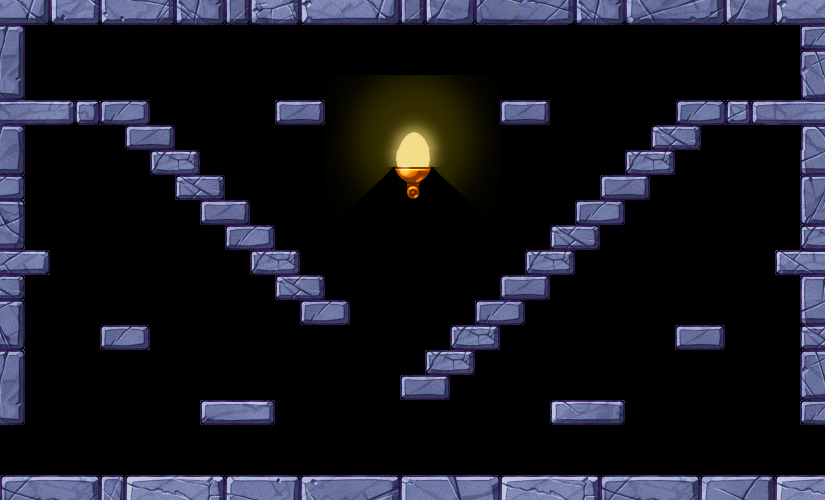

Rendered tile map (Tiled .tmx) drawn with the repository's tilesets; below, a short description and the full map source, tile grids included:
An orthogonal 33x20 tile map with 25x25 px tiles, 1 tile layer (Tile Layer 1) and 10 objects (6x Gem, PlayerStart, Door, EnemyL22, EnemyR01).

<map version="1.10" tiledversion="1.10.2" orientation="orthogonal" renderorder="right-down" width="33" height="20" tilewidth="25" tileheight="25" infinite="0" nextlayerid="3" nextobjectid="13">
 <properties>
  <property name="Background" value="bg_castle" />
  <property name="Background Offset Y" type="int" value="0" />
  <property name="biome" value="castle" />
 </properties>
 <tileset firstgid="1" source="castle.tsx" />
 <layer id="1" name="Tile Layer 1" width="33" height="20">
  <data encoding="csv">
247,248,249,250,251,252,253,254,255,256,257,258,601,602,603,604,605,606,607,608,609,16,17,18,19,20,21,22,23,24,259,260,261,
286,287,288,289,290,291,292,293,294,295,296,297,640,641,642,643,644,645,646,647,648,55,56,57,58,59,60,61,62,63,298,299,300,
325,326,327,328,329,330,331,332,333,334,335,336,0,0,0,0,0,0,0,0,0,0,0,0,0,0,0,0,0,0,337,338,339,
1534,1535,1536,1537,1538,1539,1540,1541,0,1180,1181,1182,1186,1187,1188,1189,1190,1191,1192,1193,1182,1054,0,0,1198,1199,1200,1201,1202,1203,1204,1205,1206,
1573,1574,1575,1576,1577,1578,1579,1580,0,1219,1220,1221,1225,1226,1227,1228,1229,1230,1231,1232,1221,1093,1216,0,1237,1238,1239,1240,1241,1242,1243,1244,1245,
1612,1613,1614,1615,1616,1617,1618,1619,0,1258,1259,1260,1264,1265,1266,1267,1268,1269,1270,1271,1260,1132,1255,0,1276,1277,1278,1279,1280,1281,1282,1283,1284,
1783,1784,1785,1786,1787,1788,1789,1790,1791,1792,1793,0,1873,1874,1875,1876,1877,1878,1879,1880,1881,1882,1883,1884,1885,1886,1887,1888,1889,1890,1891,1892,1893,
1822,1823,1824,1825,1826,1827,1828,1829,1830,1831,1832,0,1912,1913,1914,1915,1916,1917,1918,1919,1920,1921,1922,1923,1924,1925,1926,1927,1928,1929,1930,1931,1932,
1861,1862,1863,1864,1865,1866,1867,1868,1869,1870,1871,0,1951,1952,1953,1954,1955,1956,1957,1958,1959,1960,1961,1962,1963,1964,1965,1966,1967,1968,1969,1970,1971,
1909,1910,1911,0,0,0,1786,1787,1788,2122,2123,2124,2113,2114,0,0,0,0,2458,2459,2460,2461,2462,2463,1888,1889,0,0,0,0,2464,2465,2466,
1948,1949,1950,0,0,0,0,0,0,2161,2162,2163,2152,2153,0,0,0,0,2497,2498,2499,2500,2501,2502,1927,1928,0,0,0,0,2503,2504,2505,
1987,1988,1989,0,0,0,0,0,0,2200,2201,2202,2191,2192,0,0,0,0,2536,2537,2538,2539,2540,2541,0,0,0,0,0,0,2542,2543,2544,
2959,2960,0,0,0,1059,2365,0,0,1786,1787,1788,2704,2705,2706,2710,2711,2712,2713,2714,2715,1888,1889,0,0,0,0,1183,1184,1185,2944,2945,2946,
2998,2999,0,0,1962,1098,2404,0,0,0,0,0,2743,2744,2745,2749,2750,2751,2752,2753,2754,1927,1928,0,0,0,0,1222,1223,1224,2983,2984,2985,
3037,3038,0,0,2476,1137,2443,0,0,0,0,0,0,0,0,2788,2789,2790,2791,2792,2793,0,0,0,0,0,0,1261,1262,1263,3022,3023,3024,
3397,3398,0,0,0,0,2698,2699,2700,2701,2702,2703,0,0,0,2707,2708,2709,1888,1889,0,2812,2813,2814,2815,2816,0,0,0,0,3400,3401,3402,
3436,3437,0,0,0,0,2737,2738,2739,2740,2741,2742,0,0,0,2746,2747,2748,1927,1928,0,2851,2852,2853,2854,2855,0,0,0,0,3439,3440,3441,
3475,3476,0,0,0,0,2776,2777,2778,2779,2780,2781,0,0,0,2785,2786,2787,0,0,0,2890,2891,2892,2893,2894,0,0,0,0,3478,3479,3480,
3748,3749,3750,3871,3872,3873,3775,3776,3777,3874,3875,3876,3766,3767,3768,3769,3770,3771,3772,3773,3774,3775,3776,3777,3778,3779,3780,3781,3782,3783,3862,3863,3864,
3787,3788,3789,3910,3911,3912,3814,3815,3816,3913,3914,3915,3805,3806,3807,3808,3809,3810,3811,3812,3813,3814,3815,3816,3817,3818,3819,3820,3821,3822,3901,3902,3903
</data>
 </layer>
 <objectgroup id="2" name="Object Layer 1">
  <object id="1" name="PlayerStart" x="10" y="475">
   <point />
  </object>
  <object id="2" name="Door" x="790" y="425">
   <point />
  </object>
  <object id="3" name="Gem" x="124" y="323.333">
   <point />
  </object>
  <object id="10" name="Gem" x="699.333" y="324.667">
   <point />
  </object>
  <object id="5" name="Gem" x="300" y="99.3333">
   <point />
  </object>
  <object id="6" name="Gem" x="524" y="98.6667">
   <point />
  </object>
  <object id="8" name="Gem" x="772" y="97.3333">
   <point />
  </object>
  <object id="7" name="Gem" x="51.3333" y="98">
   <point />
  </object>
  <object id="11" name="EnemyL22" x="775.061" y="88.9559">
   <point />
  </object>
  <object id="12" name="EnemyR01" x="52.8451" y="88.0752">
   <point />
  </object>
 </objectgroup>
</map>
